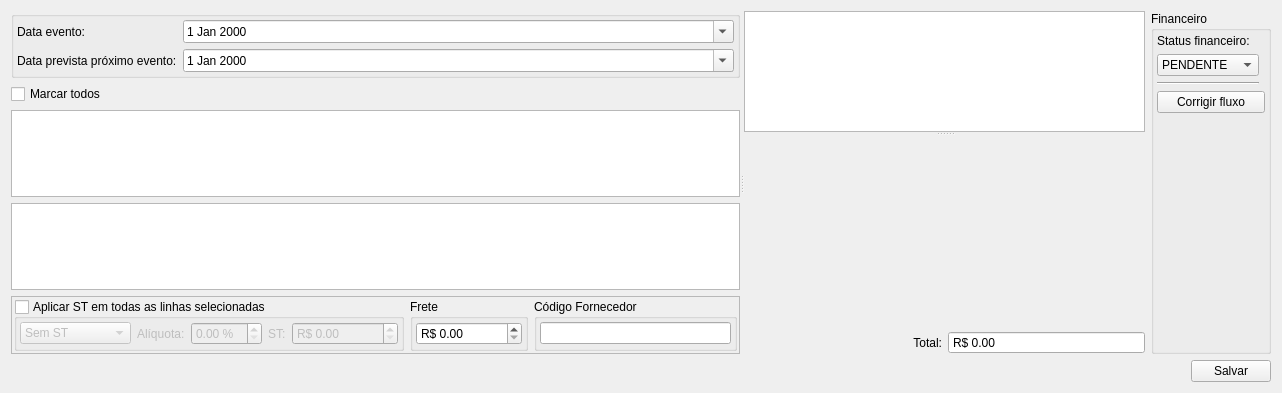
<?xml version="1.0" encoding="UTF-8"?>
<ui version="4.0">
 <class>InputDialogFinanceiro</class>
 <widget class="QWidget" name="InputDialogFinanceiro">
  <property name="geometry">
   <rect>
    <x>0</x>
    <y>0</y>
    <width>1282</width>
    <height>393</height>
   </rect>
  </property>
  <property name="windowTitle">
   <string>Informações</string>
  </property>
  <layout class="QGridLayout" name="gridLayout_7">
   <item row="0" column="0">
    <widget class="QSplitter" name="splitter">
     <property name="orientation">
      <enum>Qt::Horizontal</enum>
     </property>
     <widget class="QWidget" name="layoutWidget">
      <layout class="QVBoxLayout" name="verticalLayout_2">
       <item>
        <widget class="QGroupBox" name="frameData">
         <layout class="QGridLayout" name="gridLayout_2">
          <property name="leftMargin">
           <number>3</number>
          </property>
          <property name="topMargin">
           <number>3</number>
          </property>
          <property name="rightMargin">
           <number>3</number>
          </property>
          <property name="bottomMargin">
           <number>3</number>
          </property>
          <item row="1" column="0">
           <widget class="QLabel" name="labelProximoEvento">
            <property name="text">
             <string>Data prevista próximo evento:</string>
            </property>
           </widget>
          </item>
          <item row="0" column="0">
           <widget class="QLabel" name="labelEvento">
            <property name="text">
             <string>Data evento:</string>
            </property>
           </widget>
          </item>
          <item row="0" column="1">
           <widget class="QDateEdit" name="dateEditEvento">
            <property name="sizePolicy">
             <sizepolicy hsizetype="Expanding" vsizetype="Fixed">
              <horstretch>0</horstretch>
              <verstretch>0</verstretch>
             </sizepolicy>
            </property>
            <property name="calendarPopup">
             <bool>true</bool>
            </property>
           </widget>
          </item>
          <item row="1" column="1">
           <widget class="QDateEdit" name="dateEditProximo">
            <property name="sizePolicy">
             <sizepolicy hsizetype="Expanding" vsizetype="Fixed">
              <horstretch>0</horstretch>
              <verstretch>0</verstretch>
             </sizepolicy>
            </property>
            <property name="calendarPopup">
             <bool>true</bool>
            </property>
           </widget>
          </item>
         </layout>
        </widget>
       </item>
       <item>
        <widget class="QFrame" name="frameDataPreco">
         <layout class="QGridLayout" name="gridLayout_3">
          <property name="leftMargin">
           <number>0</number>
          </property>
          <property name="topMargin">
           <number>0</number>
          </property>
          <property name="rightMargin">
           <number>0</number>
          </property>
          <property name="bottomMargin">
           <number>0</number>
          </property>
          <item row="0" column="0">
           <layout class="QVBoxLayout" name="verticalLayout">
            <item>
             <widget class="QCheckBox" name="checkBoxMarcarTodos">
              <property name="text">
               <string>Marcar todos</string>
              </property>
             </widget>
            </item>
            <item>
             <widget class="TableView" name="table">
              <property name="minimumSize">
               <size>
                <width>600</width>
                <height>0</height>
               </size>
              </property>
              <property name="mouseTracking">
               <bool>true</bool>
              </property>
              <property name="sizeAdjustPolicy">
               <enum>QAbstractScrollArea::AdjustToContents</enum>
              </property>
              <property name="selectionMode">
               <enum>QAbstractItemView::MultiSelection</enum>
              </property>
              <property name="selectionBehavior">
               <enum>QAbstractItemView::SelectRows</enum>
              </property>
              <property name="sortingEnabled">
               <bool>true</bool>
              </property>
             </widget>
            </item>
            <item>
             <widget class="TreeView" name="treeView">
              <property name="sizeAdjustPolicy">
               <enum>QAbstractScrollArea::AdjustToContents</enum>
              </property>
              <property name="editTriggers">
               <set>QAbstractItemView::NoEditTriggers</set>
              </property>
             </widget>
            </item>
            <item>
             <widget class="QFrame" name="frameAdicionais">
              <property name="frameShape">
               <enum>QFrame::StyledPanel</enum>
              </property>
              <property name="frameShadow">
               <enum>QFrame::Raised</enum>
              </property>
              <layout class="QGridLayout" name="gridLayout_6">
               <property name="leftMargin">
                <number>2</number>
               </property>
               <property name="topMargin">
                <number>2</number>
               </property>
               <property name="rightMargin">
                <number>2</number>
               </property>
               <property name="bottomMargin">
                <number>2</number>
               </property>
               <item row="0" column="0">
                <widget class="QGroupBox" name="groupBoxSt">
                 <property name="title">
                  <string>Aplicar ST em todas as linhas selecionadas</string>
                 </property>
                 <property name="checkable">
                  <bool>true</bool>
                 </property>
                 <property name="checked">
                  <bool>false</bool>
                 </property>
                 <layout class="QGridLayout" name="gridLayout">
                  <property name="leftMargin">
                   <number>3</number>
                  </property>
                  <property name="topMargin">
                   <number>3</number>
                  </property>
                  <property name="rightMargin">
                   <number>3</number>
                  </property>
                  <property name="bottomMargin">
                   <number>3</number>
                  </property>
                  <item row="1" column="1">
                   <widget class="QComboBox" name="comboBoxST">
                    <item>
                     <property name="text">
                      <string>Sem ST</string>
                     </property>
                    </item>
                    <item>
                     <property name="text">
                      <string>ST Fornecedor</string>
                     </property>
                    </item>
                    <item>
                     <property name="text">
                      <string>ST Loja</string>
                     </property>
                    </item>
                   </widget>
                  </item>
                  <item row="1" column="2">
                   <widget class="QLabel" name="labelAliquota">
                    <property name="text">
                     <string>Alíquota:</string>
                    </property>
                   </widget>
                  </item>
                  <item row="1" column="3">
                   <widget class="QDoubleSpinBox" name="doubleSpinBoxAliquota">
                    <property name="suffix">
                     <string> %</string>
                    </property>
                    <property name="maximum">
                     <double>40.000000000000000</double>
                    </property>
                   </widget>
                  </item>
                  <item row="1" column="4">
                   <widget class="QLabel" name="labelSt">
                    <property name="text">
                     <string>ST:</string>
                    </property>
                   </widget>
                  </item>
                  <item row="1" column="5">
                   <widget class="QDoubleSpinBox" name="doubleSpinBoxSt">
                    <property name="sizePolicy">
                     <sizepolicy hsizetype="Minimum" vsizetype="Fixed">
                      <horstretch>0</horstretch>
                      <verstretch>0</verstretch>
                     </sizepolicy>
                    </property>
                    <property name="showGroupSeparator" stdset="0">
                     <bool>true</bool>
                    </property>
                    <property name="prefix">
                     <string>R$ </string>
                    </property>
                    <property name="maximum">
                     <double>999999.989999999990687</double>
                    </property>
                   </widget>
                  </item>
                 </layout>
                </widget>
               </item>
               <item row="0" column="2">
                <widget class="QGroupBox" name="groupBoxCodPortinari">
                 <property name="title">
                  <string>Código Fornecedor</string>
                 </property>
                 <layout class="QGridLayout" name="gridLayout_10">
                  <property name="leftMargin">
                   <number>3</number>
                  </property>
                  <property name="topMargin">
                   <number>3</number>
                  </property>
                  <property name="rightMargin">
                   <number>3</number>
                  </property>
                  <property name="bottomMargin">
                   <number>3</number>
                  </property>
                  <item row="0" column="0">
                   <widget class="QLineEdit" name="lineEditCodFornecedor"/>
                  </item>
                 </layout>
                </widget>
               </item>
               <item row="0" column="1">
                <widget class="QGroupBox" name="groupBoxFrete">
                 <property name="title">
                  <string>Frete</string>
                 </property>
                 <layout class="QGridLayout" name="gridLayout_4">
                  <property name="leftMargin">
                   <number>3</number>
                  </property>
                  <property name="topMargin">
                   <number>3</number>
                  </property>
                  <property name="rightMargin">
                   <number>3</number>
                  </property>
                  <property name="bottomMargin">
                   <number>3</number>
                  </property>
                  <item row="0" column="1">
                   <widget class="QDoubleSpinBox" name="doubleSpinBoxFrete">
                    <property name="enabled">
                     <bool>true</bool>
                    </property>
                    <property name="sizePolicy">
                     <sizepolicy hsizetype="Minimum" vsizetype="Fixed">
                      <horstretch>0</horstretch>
                      <verstretch>0</verstretch>
                     </sizepolicy>
                    </property>
                    <property name="showGroupSeparator" stdset="0">
                     <bool>true</bool>
                    </property>
                    <property name="prefix">
                     <string>R$ </string>
                    </property>
                    <property name="maximum">
                     <double>999999.989999999990687</double>
                    </property>
                   </widget>
                  </item>
                 </layout>
                </widget>
               </item>
              </layout>
             </widget>
            </item>
           </layout>
          </item>
         </layout>
        </widget>
       </item>
      </layout>
     </widget>
     <widget class="QFrame" name="framePagamentos">
      <property name="sizePolicy">
       <sizepolicy hsizetype="Minimum" vsizetype="Preferred">
        <horstretch>0</horstretch>
        <verstretch>0</verstretch>
       </sizepolicy>
      </property>
      <property name="frameShape">
       <enum>QFrame::NoFrame</enum>
      </property>
      <property name="frameShadow">
       <enum>QFrame::Plain</enum>
      </property>
      <property name="lineWidth">
       <number>0</number>
      </property>
      <layout class="QGridLayout" name="gridLayout_9">
       <property name="leftMargin">
        <number>0</number>
       </property>
       <property name="topMargin">
        <number>0</number>
       </property>
       <property name="rightMargin">
        <number>0</number>
       </property>
       <property name="bottomMargin">
        <number>0</number>
       </property>
       <item row="0" column="0">
        <widget class="QSplitter" name="splitter_2">
         <property name="orientation">
          <enum>Qt::Vertical</enum>
         </property>
         <widget class="TableView" name="tableFluxoCaixa">
          <property name="sizePolicy">
           <sizepolicy hsizetype="Preferred" vsizetype="Expanding">
            <horstretch>0</horstretch>
            <verstretch>0</verstretch>
           </sizepolicy>
          </property>
          <property name="minimumSize">
           <size>
            <width>350</width>
            <height>0</height>
           </size>
          </property>
          <property name="mouseTracking">
           <bool>true</bool>
          </property>
          <property name="sizeAdjustPolicy">
           <enum>QAbstractScrollArea::AdjustToContents</enum>
          </property>
          <property name="selectionMode">
           <enum>QAbstractItemView::MultiSelection</enum>
          </property>
          <property name="selectionBehavior">
           <enum>QAbstractItemView::SelectRows</enum>
          </property>
          <property name="sortingEnabled">
           <bool>true</bool>
          </property>
          <attribute name="horizontalHeaderStretchLastSection">
           <bool>false</bool>
          </attribute>
         </widget>
         <widget class="QWidget" name="layoutWidget1">
          <layout class="QGridLayout" name="gridLayout_8">
           <item row="1" column="0">
            <widget class="QLabel" name="labelRestante_2">
             <property name="sizePolicy">
              <sizepolicy hsizetype="Preferred" vsizetype="Preferred">
               <horstretch>0</horstretch>
               <verstretch>0</verstretch>
              </sizepolicy>
             </property>
             <property name="text">
              <string>Total:</string>
             </property>
             <property name="alignment">
              <set>Qt::AlignRight|Qt::AlignTrailing|Qt::AlignVCenter</set>
             </property>
            </widget>
           </item>
           <item row="1" column="1">
            <widget class="QDoubleSpinBox" name="doubleSpinBoxTotal">
             <property name="readOnly">
              <bool>true</bool>
             </property>
             <property name="buttonSymbols">
              <enum>QAbstractSpinBox::NoButtons</enum>
             </property>
             <property name="showGroupSeparator" stdset="0">
              <bool>true</bool>
             </property>
             <property name="prefix">
              <string>R$ </string>
             </property>
             <property name="maximum">
              <double>999999.989999999990687</double>
             </property>
            </widget>
           </item>
           <item row="0" column="0" colspan="2">
            <widget class="WidgetPagamentos" name="widgetPgts" native="true">
             <property name="sizePolicy">
              <sizepolicy hsizetype="Expanding" vsizetype="Expanding">
               <horstretch>0</horstretch>
               <verstretch>0</verstretch>
              </sizepolicy>
             </property>
            </widget>
           </item>
          </layout>
         </widget>
        </widget>
       </item>
       <item row="0" column="1">
        <widget class="QGroupBox" name="groupBoxFinanceiro">
         <property name="sizePolicy">
          <sizepolicy hsizetype="Maximum" vsizetype="Preferred">
           <horstretch>0</horstretch>
           <verstretch>0</verstretch>
          </sizepolicy>
         </property>
         <property name="title">
          <string>Financeiro</string>
         </property>
         <layout class="QGridLayout" name="gridLayout_11">
          <property name="leftMargin">
           <number>3</number>
          </property>
          <property name="topMargin">
           <number>3</number>
          </property>
          <property name="rightMargin">
           <number>3</number>
          </property>
          <property name="bottomMargin">
           <number>3</number>
          </property>
          <item row="1" column="0">
           <widget class="QComboBox" name="comboBoxFinanceiro">
            <item>
             <property name="text">
              <string>PENDENTE</string>
             </property>
            </item>
            <item>
             <property name="text">
              <string>CONFERIDO</string>
             </property>
            </item>
            <item>
             <property name="text">
              <string>LIBERADO</string>
             </property>
            </item>
           </widget>
          </item>
          <item row="4" column="0" colspan="2">
           <spacer name="verticalSpacer">
            <property name="orientation">
             <enum>Qt::Vertical</enum>
            </property>
            <property name="sizeHint" stdset="0">
             <size>
              <width>0</width>
              <height>0</height>
             </size>
            </property>
           </spacer>
          </item>
          <item row="3" column="0" colspan="2">
           <widget class="QPushButton" name="pushButtonCorrigirFluxo">
            <property name="text">
             <string>Corrigir fluxo</string>
            </property>
            <property name="autoDefault">
             <bool>false</bool>
            </property>
           </widget>
          </item>
          <item row="0" column="0">
           <widget class="QLabel" name="label_5">
            <property name="sizePolicy">
             <sizepolicy hsizetype="Maximum" vsizetype="Preferred">
              <horstretch>0</horstretch>
              <verstretch>0</verstretch>
             </sizepolicy>
            </property>
            <property name="text">
             <string>Status financeiro:</string>
            </property>
           </widget>
          </item>
          <item row="2" column="0">
           <widget class="Line" name="line">
            <property name="orientation">
             <enum>Qt::Horizontal</enum>
            </property>
           </widget>
          </item>
         </layout>
        </widget>
       </item>
      </layout>
     </widget>
    </widget>
   </item>
   <item row="1" column="0">
    <layout class="QHBoxLayout" name="horizontalLayout">
     <item>
      <spacer name="horizontalSpacer">
       <property name="orientation">
        <enum>Qt::Horizontal</enum>
       </property>
       <property name="sizeHint" stdset="0">
        <size>
         <width>0</width>
         <height>0</height>
        </size>
       </property>
      </spacer>
     </item>
     <item>
      <widget class="QPushButton" name="pushButtonSalvar">
       <property name="sizePolicy">
        <sizepolicy hsizetype="Fixed" vsizetype="Fixed">
         <horstretch>0</horstretch>
         <verstretch>0</verstretch>
        </sizepolicy>
       </property>
       <property name="text">
        <string>Salvar</string>
       </property>
       <property name="autoDefault">
        <bool>false</bool>
       </property>
      </widget>
     </item>
    </layout>
   </item>
  </layout>
 </widget>
 <customwidgets>
  <customwidget>
   <class>TableView</class>
   <extends>QTableView</extends>
   <header>src/tableview.h</header>
  </customwidget>
  <customwidget>
   <class>WidgetPagamentos</class>
   <extends>QWidget</extends>
   <header>src/widgetpagamentos.h</header>
   <container>1</container>
  </customwidget>
  <customwidget>
   <class>TreeView</class>
   <extends>QTreeView</extends>
   <header>src/treeview.h</header>
  </customwidget>
 </customwidgets>
 <tabstops>
  <tabstop>dateEditEvento</tabstop>
  <tabstop>dateEditProximo</tabstop>
  <tabstop>checkBoxMarcarTodos</tabstop>
  <tabstop>table</tabstop>
  <tabstop>treeView</tabstop>
  <tabstop>comboBoxST</tabstop>
  <tabstop>doubleSpinBoxAliquota</tabstop>
  <tabstop>doubleSpinBoxSt</tabstop>
  <tabstop>doubleSpinBoxFrete</tabstop>
  <tabstop>lineEditCodFornecedor</tabstop>
  <tabstop>tableFluxoCaixa</tabstop>
  <tabstop>doubleSpinBoxTotal</tabstop>
  <tabstop>comboBoxFinanceiro</tabstop>
  <tabstop>pushButtonCorrigirFluxo</tabstop>
  <tabstop>pushButtonSalvar</tabstop>
 </tabstops>
 <resources/>
 <connections/>
</ui>
